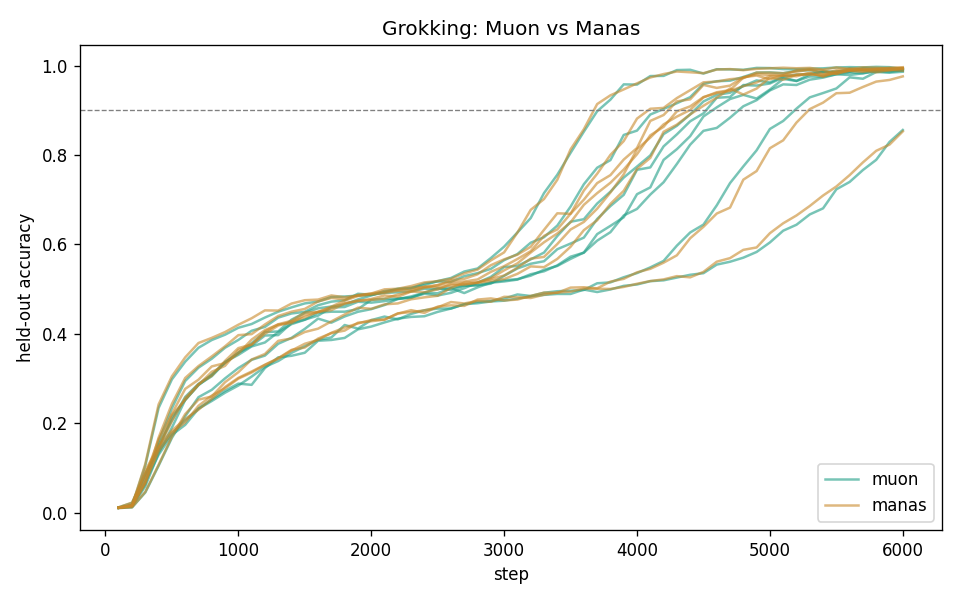

Write the Python code that produced this figure.
"""Task #1 candidate: does the Manas probe change GROKKING?

Grokking = the model memorizes (train acc ~100%) long before it generalizes (held-out acc
jumps late). It is literally the sharp-memorize -> broad-generalize transition, and Manas is
built to steer toward broad basins. Hypothesis: the probe shifts WHEN grokking happens (or
whether). A shift in grok-step is a big, VISIBLE difference, unlike a 45%-OOD delta.

Clean isolation: baseline = ManasOptimizer with gamma=0 (== Muon, ns8 coeffs); treatment =
same optimizer with the probe ON. Only the look-ahead differs. AdamW on embeddings/head/norm
(grokking needs strong wd there). rho set from the batch via the memory law (window*batch ~
const): batch 512 -> rho ~0.9. Metric: grok-step (held-out acc >= 0.9), curves, plot.

Run: ../../BiBo/.venv/Scripts/python.exe grok_manas.py
"""
import json
import os
import sys

sys.path.insert(0, os.path.abspath(os.path.join(os.path.dirname(__file__), "..", "..")))
sys.path.insert(0, os.path.abspath(os.path.join(os.path.dirname(__file__), "..")))
import numpy as np
import torch
import torch.nn.functional as F

from train_grok import GrokNet
from kernels.sm75.manas import ManasOptimizer

DEV = "cuda"
P, FRAC, STEPS, BATCH, EVAL_EVERY = 97, 0.5, 6000, 512, 100   # HETEROGENEOUS: add + mul (2 sources)
SEEDS = (0, 1, 2, 3, 4, 5, 6, 7)
GAMMA, RHO, RANK = 0.08, 0.9, 8          # rho ~ 1 - batch/N_mem (batch 512, N_mem~6k -> ~0.9)
OPS = ("add", "mul")                     # two structurally different ops = the heterogeneity


def build_ops(p, frac, device):
    """Multi-op exhaustive tables (a op b mod p), each op a distinct token. vocab = p+len+1.
    Heterogeneous: the batches mix genuinely different operations -> the probe's consensus
    has real cross-source disagreement to average, unlike single-op."""
    a, b = torch.meshgrid(torch.arange(p), torch.arange(p), indexing="ij")
    a, b = a.flatten(), b.flatten()
    tbl = {"add": (a + b) % p, "sub": (a - b) % p, "mul": (a * b) % p}
    eq = p + len(OPS)
    g = torch.Generator().manual_seed(1234)
    xtr, ytr, xte, yte = [], [], [], []
    for oi, op in enumerate(OPS):
        c = tbl[op]
        x = torch.stack([a, torch.full_like(a, p + oi), b, torch.full_like(a, eq)], dim=1)
        idx = torch.randperm(len(c), generator=g)
        k = int(frac * len(c))
        xtr.append(x[idx[:k]]); ytr.append(c[idx[:k]]); xte.append(x[idx[k:]]); yte.append(c[idx[k:]])
    return (torch.cat(xtr).to(device), torch.cat(ytr).to(device),
            torch.cat(xte).to(device), torch.cat(yte).to(device))


def run(use_probe, seed):
    torch.manual_seed(seed)
    xtr, ytr, xte, yte = build_ops(P, FRAC, DEV)
    model = GrokNet(P + len(OPS) + 1, d=256, layers=3, heads=4).to(DEV)
    hidden = [q for n, q in model.named_parameters() if q.ndim == 2 and "blocks" in n]
    rest = [q for n, q in model.named_parameters() if not (q.ndim == 2 and "blocks" in n)]
    opt = ManasOptimizer(hidden, lr=1e-3, weight_decay=0.1,
                         probe_gamma=(GAMMA if use_probe else 0.0), probe_rho=RHO, probe_rank=RANK)
    adamw = torch.optim.AdamW(rest, lr=1e-3, weight_decay=1.0, betas=(0.9, 0.98))
    probe = opt.probe if use_probe else None
    g = torch.Generator(device=DEV).manual_seed(seed)
    grok_step, best, curve = None, 0.0, []
    for step in range(1, STEPS + 1):
        idx = torch.randint(0, len(ytr), (BATCH,), device=DEV, generator=g)
        def fb():
            loss = F.cross_entropy(model(xtr[idx]), ytr[idx])
            loss.backward()
            return loss
        if probe is not None:
            with probe():
                loss = fb()
        else:
            loss = fb()
        opt.step(); adamw.step(); opt.zero_grad(set_to_none=True); adamw.zero_grad(set_to_none=True)
        if step % EVAL_EVERY == 0 or step == STEPS:
            model.eval()
            with torch.no_grad():
                pred = torch.cat([model(xte[i:i + 8192]).argmax(-1) for i in range(0, len(yte), 8192)])
                acc = (pred == yte).float().mean().item()
            model.train()
            best = max(best, acc); curve.append([step, round(acc, 4)])
            if grok_step is None and acc >= 0.90:
                grok_step = step
    return {"grok_step": grok_step, "best": best, "curve": curve}


if __name__ == "__main__":
    print(f"GROKKING: Muon (probe off) vs Manas (probe on), p={P} frac={FRAC} batch={BATCH} "
          f"steps={STEPS}, gamma={GAMMA} rho={RHO} rank={RANK}\n")
    res = {"muon": [], "manas": []}
    for seed in SEEDS:
        for kind, use in (("muon", False), ("manas", True)):
            r = run(use, seed)
            res[kind].append(r)
            gs = r["grok_step"] if r["grok_step"] is not None else "never"
            print(f"  {kind:<6} seed {seed}: grok_step {gs}  best {r['best']:.4f}", flush=True)
    print("\n== GROK-STEP (held-out acc >= 0.90) ==")
    for kind in ("muon", "manas"):
        gs = [r["grok_step"] for r in res[kind] if r["grok_step"] is not None]
        nev = sum(1 for r in res[kind] if r["grok_step"] is None)
        m = f"{int(np.mean(gs))} +/- {int(np.std(gs))}" if gs else "never"
        print(f"  {kind:<6} grok_step {m}   (never-grokked: {nev}/{len(SEEDS)})  "
              f"best {np.mean([r['best'] for r in res[kind]]):.4f}")
    # paired stats (same seed = same init/data/order; both grokked)
    gsm = [res["muon"][i]["grok_step"] for i in range(len(SEEDS))]
    gsa = [res["manas"][i]["grok_step"] for i in range(len(SEEDS))]
    bm = [res["muon"][i]["best"] for i in range(len(SEEDS))]
    ba = [res["manas"][i]["best"] for i in range(len(SEEDS))]
    if all(g is not None for g in gsm + gsa):
        dstep = np.array(gsa) - np.array(gsm); dbest = np.array(ba) - np.array(bm)
        print(f"\n  PAIRED (Manas - Muon): grok_step {dstep.mean():+.0f} +/- "
              f"{dstep.std(ddof=1)/np.sqrt(len(dstep)):.0f}  ({(dstep<0).sum()}/{len(SEEDS)} earlier)")
        print(f"  PAIRED best_acc {dbest.mean()*100:+.2f}% +/- "
              f"{dbest.std(ddof=1)/np.sqrt(len(dbest))*100:.2f}  ({(dbest>0).sum()}/{len(SEEDS)} higher)")
    json.dump(res, open(os.path.join(os.path.dirname(__file__), "grok_manas.json"), "w"))
    try:
        import matplotlib; matplotlib.use("Agg"); import matplotlib.pyplot as plt
        plt.figure(figsize=(8, 5))
        for kind, col in (("muon", "#1f9e86"), ("manas", "#c8892a")):
            for i, r in enumerate(res[kind]):
                c = np.array(r["curve"])
                plt.plot(c[:, 0], c[:, 1], color=col, alpha=0.6,
                         label=kind if i == 0 else None)
        plt.axhline(0.9, color="gray", lw=.8, ls="--")
        plt.xlabel("step"); plt.ylabel("held-out accuracy"); plt.title("Grokking: Muon vs Manas")
        plt.legend(); plt.tight_layout()
        plt.savefig(os.path.join(os.path.dirname(__file__), "grok_manas.png"), dpi=120)
        print("saved grok_manas.png + grok_manas.json")
    except Exception as e:
        print("plot skipped:", e)
